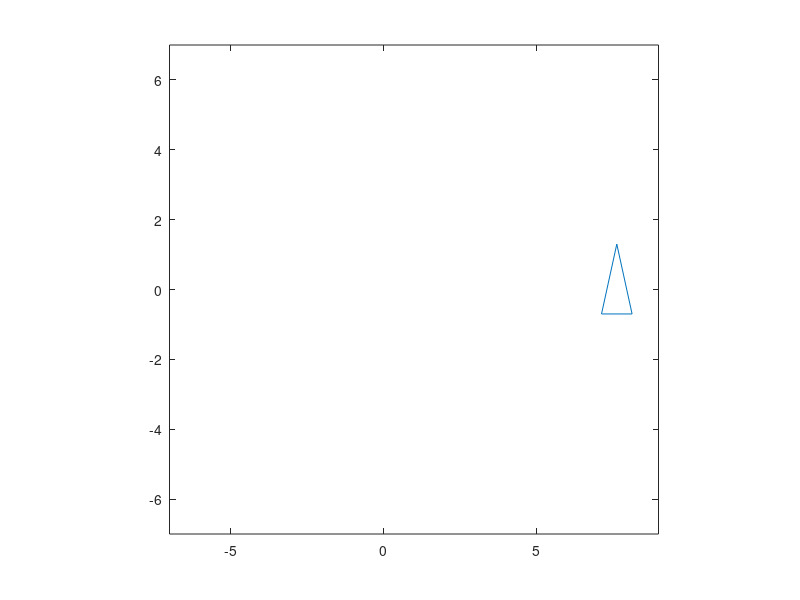

Reproduce this figure in MATLAB.
clf
T=[-0.5,0,0.5,-0.5;-1,1,-1,-1;1,1,1,1];   % define the triangle in homogeneous coordinates
c1 =.1; c2 = .1;
M1 = [1,0,c1;0,1,c2;0,0,1];   % define the first translation matrix
M2 = [1,0,-c1;0,1,0;0,0,1];   % define the second translation matrix
M3 = [1,0,c1;0,1,-c2;0,0,1];   % define the third translation matrix
Q = [cos(pi/40), -sin(pi/40),0; sin(pi/40), cos(pi/40),0;0,0,1] % define the rotation matrix
p = plot(T(1,:),T(2,:));   % plot the original triangle
axis([-7,9,-7,7])
axis square
figure(gcf)
for i = 1:20
    T = Q*M1*T;   % compute the translated triangle
    set(p,'xdata',T(1,:),'ydata',T(2,:));  % plot the translated triangle
    pause(0.1)
end
for i = 1:40
    T=Q*M2*T;   % compute the translated triangle
    set(p,'xdata',T(1,:),'ydata',T(2,:));  % plot the translated triangle
    pause(0.1)
end
for i = 1:20
    T = Q*M3*T;   % compute the translated triangle
    set(p,'xdata',T(1,:),'ydata',T(2,:));  % plot the translated triangle
    pause(0.1)
end
